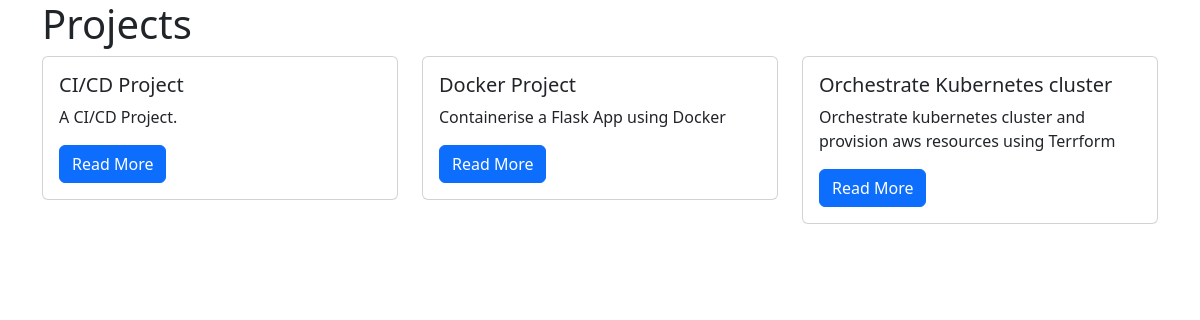
/projects/, run on the app's committed database.
### projects/models.py (models this page shows)
class Project(models.Model):
    title = models.CharField(max_length=100)
    description = models.TextField()
    technology = models.CharField(max_length=20)

### projects/views.py (the view)
# urls.py: path("", views.project_index, name='project_index'),
def project_index(request):
    projects = Project.objects.all()
    context = {
        "projects": projects
    }
    return render(request, "projects/project_index.html", context)

### projects/templates/projects/project_index.html
{% extends "base.html" %}
{% block page_content %}
<h1>Projects</h1>
<div class="row">
{% for project in projects %}
    <div class="col-md-4">
        <div class="card mb-2">
            <div class="card-body">
                <h5 class="card-title">{{ project.title }}</h5>
                <p class="card-text">{{ project.description }}</p>
                <a href="{% url 'project_detail' project.pk %}"
                    class="btn btn-primary">
                    Read More
                </a>
            </div>
        </div>
    </div>
    {% endfor %}
</div>
{% endblock %}

### templates/base.html (shortened to what this page needs)
<!DOCTYPE html>
<html lang="en">
<head>
    <link
        href="https://cdn.jsdelivr.net/npm/bootstrap@5.3.1/dist/css/bootstrap.min.css"
        rel="stylesheet"
    >
</head>
<body class="container">
{% block page_content %}{% endblock page_content %}
</body>
</html>

### data on the page
Project: title "CI/CD Project", description "A CI/CD Project."
Project: title "Docker Project", description "Containerise a Flask App using Docker"
Project: title "Orchestrate Kubernetes cluster", description "Orchestrate kubernetes cluster and provision aws resources using Terrform"
